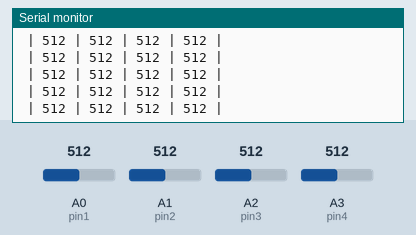
A sketch run on a simulated Arduino Uno, built with avr-gcc and run on an emulated ATmega328P. Parts: the last lines printed to the serial monitor. The test bench sets the inputs (shaded band); at power-on: A0 (pin1) = 512, A1 (pin2) = 512, A2 (pin3) = 512, A3 (pin4) = 512.

Above: at 1.2 s.
1.3 s: A0 (pin1) set to 104
At 1.9 s:
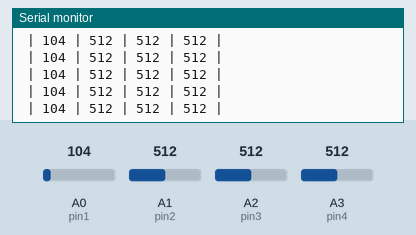
4.3 s: A0 (pin1) set to 90
At 5.0 s:
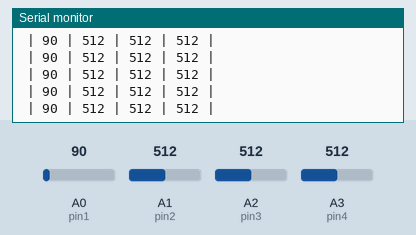
10.3 s: A1 (pin2) set to 109
At 11.0 s:
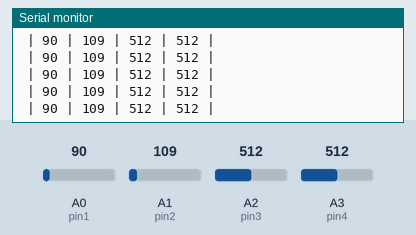
11.8 s: A1 (pin2) set to 95
At 12.7 s:
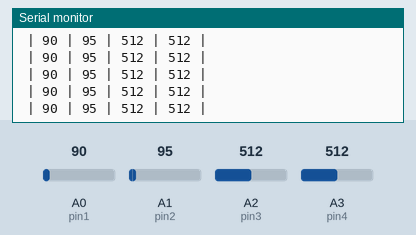
Timing chart, 0 to 14.8 s (numbered marks = the images above; inputs shaded):
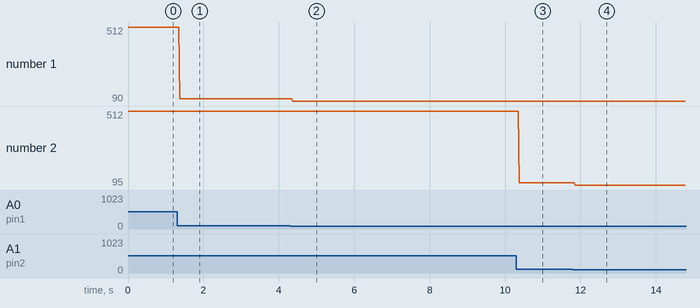

The sketch:

decibelimeter.ino
```cpp
int pin1 = A0;
int pin2 = A1;
int pin3 = A2;
int pin4 = A3;
int maior = 0;

void setup ()
{
  pinMode (pin1, INPUT);
  pinMode (pin2, INPUT);
  pinMode (pin3, INPUT);
  pinMode (pin4, INPUT);
  Serial.begin (9600);
}

void loop (){
  Serial.print(" | ");
  Serial.print (analogRead(pin1));
  Serial.print(" | ");
  Serial.print (analogRead(pin2));
  Serial.print(" | ");
  Serial.print (analogRead(pin3));
  Serial.print(" | ");
  Serial.print (analogRead(pin4));
  Serial.print(" | ");
  Serial.print("\n");
  //delay(1000);
}
```

Measured:
- after the input at 1.3 s, the serial monitor: prints a new line after 0.07 s (image 1)
- after the input at 4.3 s, the serial monitor: prints a new line after 0.07 s (image 2)
- after the input at 10.3 s, the serial monitor: prints a new line after 0.08 s (image 3)
- after the input at 11.8 s, the serial monitor: prints a new line after 0.07 s (image 4)
- plotted number 1: 512 → 104 after the input at 1.3 s, 104 → 90 after the input at 4.3 s
- plotted number 2: 512 → 109 after the input at 10.3 s, 109 → 95 after the input at 11.8 s
